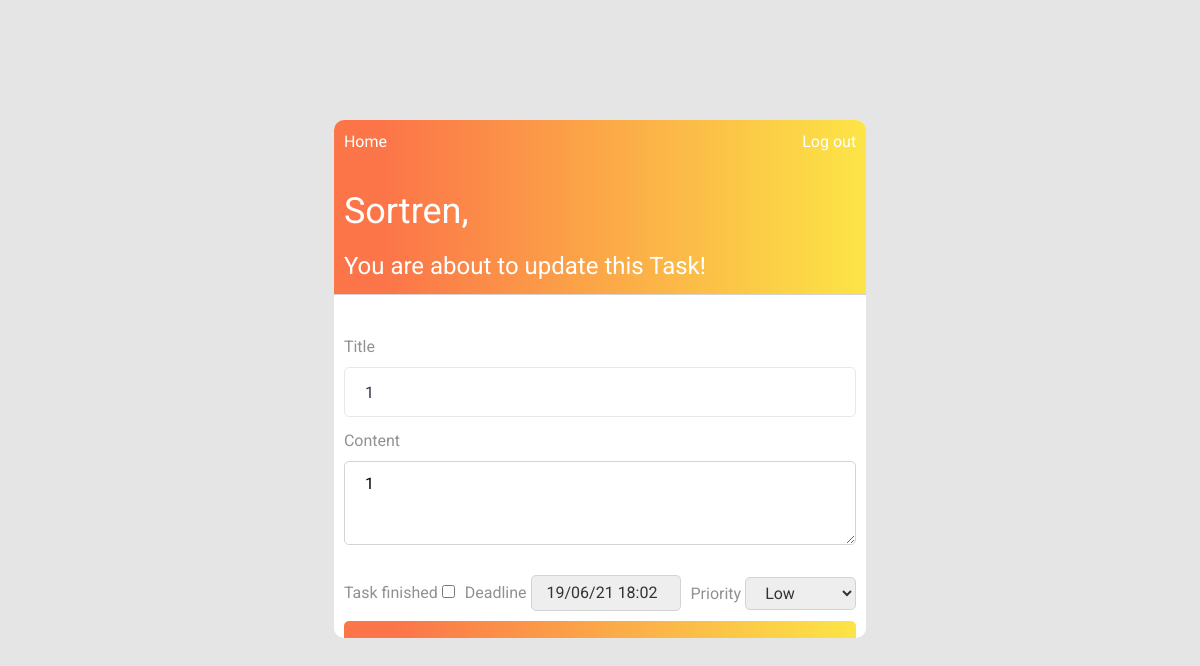
Page /update-task/173 (signed in) on the committed database.
### to_do/models.py (models this page shows, shortened)
class Task(models.Model):
    class Priority(models.IntegerChoices):
        LOW = 1
        MEDIUM = 2
        HIGH = 3
    title = models.CharField(max_length=100)
    content = models.TextField()
    date_posted = models.DateTimeField(default=timezone.now)
    finished = models.BooleanField(default=False)
    updated = models.BooleanField(default=False)
    priority = models.IntegerField(default=1, choices=Priority.choices)
    deadline = models.DateTimeField(default=timezone.now)
    """
    Author is a foreign key in a Task's table, because the containing user's id is being taken from the User's table
    to create a relation between them. Now each task has a field called "author" filled with an id of the user
    who created this task.
    """
    author = models.ForeignKey(User, on_delete=models.CASCADE)

### to_do/views.py (the view)
# urls.py: path('update-task/<int:id>', views.update_task, name="update-task"),
@login_required(login_url='login')
def update_task(request, id):
    task = Task.objects.get(id=id)
    profile = Profile.objects.get(user=request.user)
    if request.method == 'POST':
        data = request.POST.copy()
        if request.POST.get('finished'):
            data.update({
                "author": request.user,
            })
            if timezone.now() <= task.deadline:
                profile.finished_before_deadline += 1
            else:
                profile.finished_after_deadline += 1
            profile.total_tasks_finished += 1
        else:
            data.update({
                "author": request.user,
                "updated": True,
            })
        form = AddTaskForm(data, instance=task)
        if form.is_valid():
            profile.save()
            form.save()
            return redirect('to_do-home')
        else:
            form = AddTaskForm(instance=task)
    else:
        form = AddTaskForm(instance=task)
    context = {
        "task": task,
        "form": form,
        "name": "update-task",
    }
    return render(request, 'to_do/add_task.html', context)

### to_do/forms.py
class AddTaskForm(forms.ModelForm):
    class Meta:
        model = Task
        fields = ['title', 'content', 'author',
                  'finished', 'updated', 'priority', 'deadline']
        widgets = {
            'content': forms.Textarea(attrs={
                'rows': 3,
                'cols': 40
            }),
            'priority': forms.Select(attrs={'class': 'drop-down'}),
            'deadline': forms.DateTimeInput(attrs={'class': 'drop-down'}, )
        }

### to_do/templates/to_do/add_task.html (shortened to what this page needs)
{%extends "to_do/base_home.html"%}
{% block header%}
  <span class="welcome"><a href = "{% url 'profile' %} " class = "username">{{ user.username }},</a></span>
{% endblock header%}
{% block tasks-to-do %}
  {% if name == 'update-task' %}
    <span class="incomplete">
      You are about to update this Task!
    </span>
  {% else %}
    <span class="incomplete">
      You are about to add a new Task!
    </span>
  {% endif %}
{% endblock tasks-to-do %}
{% block add_task%}
  <div class = "tasks-container">
  <form method="POST" class="add-task-form">
    <div class="inputs-container">
      <div class="inputs">
        <label for="id_title">Title</label>
        {{form.title}}
      </div>
      <div class="inputs">
        <label for="id_content">Content</label>
        {{form.content}}
      </div>
    </div>
    <div class="checkboxes">
      {% if name == 'update-task' %}
        <div class="finished">
          <span>Task finished</span>
          {{form.finished}}
        </div>
      {% endif %}
      <div class="deadline">
        <span>Deadline</span>
        {{form.deadline}}
      </div>
      <div class="priority">
        <span>Priority</span>
        {{form.priority}}
      </div>
    </div>
    {% if name == 'update-task' %}
      <div class="buttons-container">
        <button class="add-task-button" type="submit">Update task</button>
      </div>
    {% else %}
      <div class="buttons-container">
        <button class="add-task-button" type="submit">Add task</button>
      </div>
    {% endif %}
  </form>
</div>
{% endblock add_task%}

### to_do/static/to_do/home.css (style rules this page uses)
* { margin: 0; padding: 0; box-sizing: border-box; font-family: "Roboto", sans-serif; }
body { background-color: #e5e5e5; }
.welcome { font-size: 36px; }
.welcome a { color: white; text-decoration: none; }
.incomplete { font-size: 24px; }
.drop-down { padding: 5px 15px 5px 15px; color: #333333; background-color: #eeeeee; border: 0.5px solid lightgrey; border-radius: 5px; cursor: pointer; }
.tasks-container { display: flex; flex-direction: column; flex: 1; }
.add-task-form { padding: 10px; }
.inputs { display: flex; flex-direction: column; }
.inputs input { height: 50px; border-radius: 5px; border: 1px solid #e8e8e8; outline: none; padding-left: 20px; color: #2d3748; }
.inputs label { color: rgb(145, 145, 145); }
.inputs-container { margin: 30px 0px; display: flex; flex-direction: column; gap: 12px; }
#id_content, #id_content:focus { padding-left: 20px; padding-top: 10px; outline: none; border: 0.5px solid lightgrey; border-radius: 5px; }
.buttons-container { display: flex; flex-direction: column; }
.buttons-container button:focus, .buttons-container button { outline: none; color: white; border-radius: 5px; height: 50px; border: none; cursor: pointer; font-weight: bold; background: rgb(251, 110, 63); background: linear-gradient( 90deg, rgba(251, 110, 63, 0.9500175070028011) 10%, rgba(252, 229, 70, 1) 100% ); }
#id_deadline { cursor: text; width: 150px; }
.checkboxes { display: flex; gap: 10px; align-items: center; justify-content: space-between; padding-bottom: 10px; }
.checkboxes span { color: rgb(145, 145, 145); }

### rows in the picture
Task: title "1", content "1", deadline "19/06/21 18:02", priority "Low"

### other values in the picture
{{ user.username }} "Sortren"
